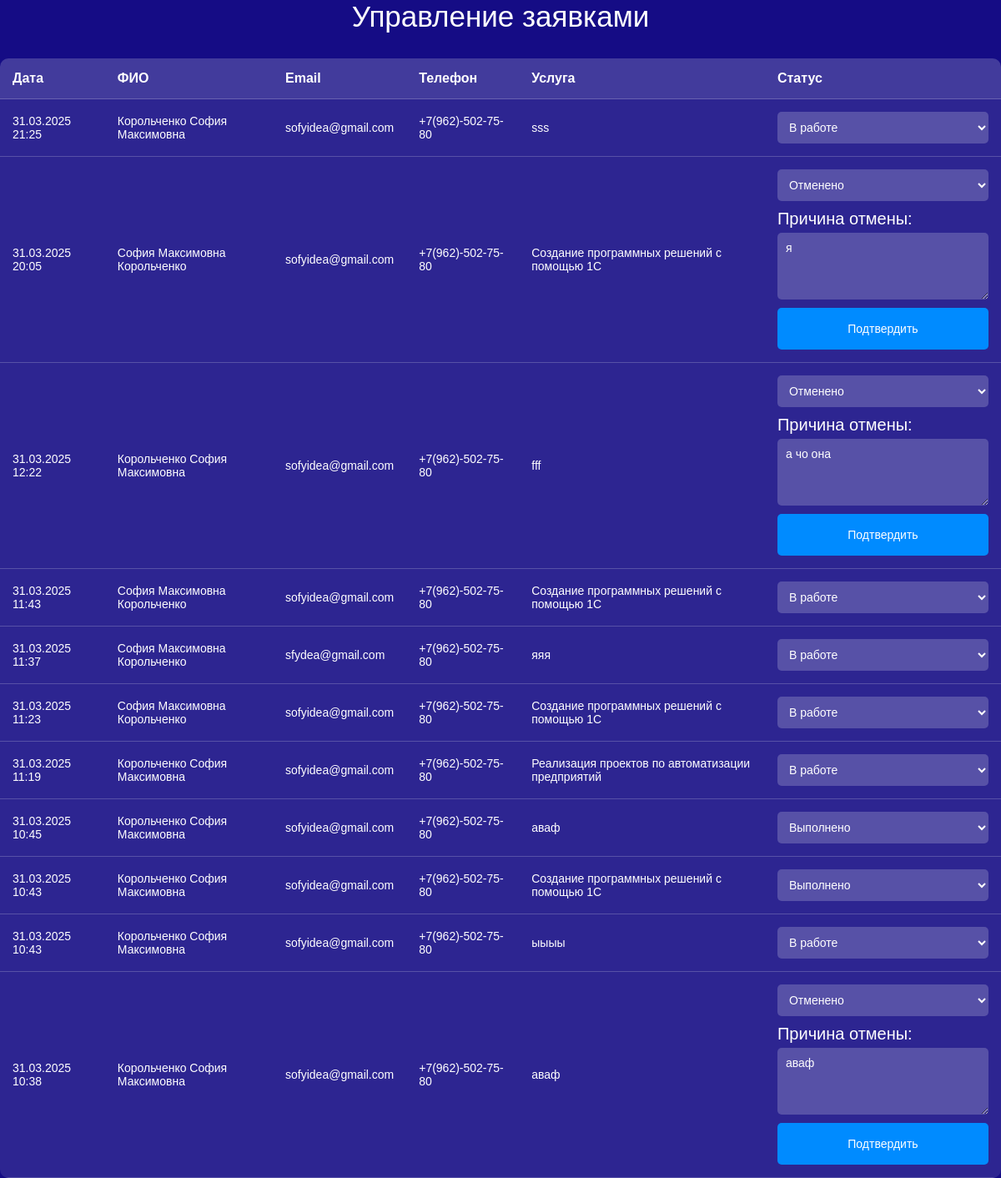
The page /admin-panel/dashboard/ (signed in) on the database its author committed.
### requisitions/models.py (models this page shows, shortened)
class Requests(models.Model):
    PAYMENT_METHOD_CHOICES = [
        ('cash', 'Наличные'),
        ('card', 'Карта'),
        ('offe', 'Счёт-оферта'),
        ('trea', 'Договор'),
    ]
    STATUS_CHOICES = [
        ('in_progress', 'В работе'),
        ('completed', 'Выполнено'),
        ('cancelled', 'Отменено'),
    ]
    author = models.ForeignKey(
        User,
        on_delete=models.CASCADE,
        related_name='request_author',
        verbose_name='Автор'
    )
    email = models.EmailField(
        validators=[EmailValidator(message="Введите корректный email.")],
        verbose_name='Email'
    )
    phone = models.CharField(
        max_length=17,
        validators=[
            RegexValidator(
                regex=r'^\+7\(\d{3}\)-\d{3}-\d{2}-\d{2}$',
                message="Телефон должен быть в формате +7(XXX)-XXX-XX-XX."
            )
        ],
        verbose_name='Телефон'
    )
    service = models.ForeignKey(
        Services,
        on_delete=models.SET_NULL,
        null=True,
        blank=True,
        verbose_name='Выбор услуги'
    )
    other_service_description = models.TextField(
        blank=True,
        null=True,
        verbose_name='Описание другой услуги'
    )
    payment_method = models.CharField(
        max_length=10,
        choices=PAYMENT_METHOD_CHOICES,
        verbose_name='Способ оплаты'
    )
    status = models.CharField(
        max_length=11,
        choices=STATUS_CHOICES,
        default='in_progress',
        verbose_name='Статус заявки'
    )
    cancellation_reason = models.TextField(
    blank=True,
    null=True,
    verbose_name='Причина отмены'
)
    date = models.DateTimeField(auto_now_add=True, verbose_name='Дата создания')

### users/models.py (models this page shows, shortened)
class User(AbstractBaseUser, PermissionsMixin):
    login = models.CharField(
        max_length=50,
        unique=True,
        validators=[
            RegexValidator(
                regex=r'^[a-zA-Z0-9]+$',
                message="Логин должен содержать только латиницу и цифры."
            )
        ],
        verbose_name='Логин'
    )
    password = models.CharField(max_length=128, verbose_name='Пароль')
    full_name = models.CharField(
        max_length=100,
        validators=[
            RegexValidator(
                regex=r'^[а-яА-ЯёЁ\s]+$',
                message="ФИО должно содержать только кириллицу и пробелы."
            )
        ],
        verbose_name='ФИО'
    )
    phone = models.CharField(
        max_length=17,
        validators=[
            RegexValidator(
                regex=r'^\+7\(\d{3}\)-\d{3}-\d{2}-\d{2}$',
                message="Телефон должен быть в формате +7(XXX)-XXX-XX-XX."
            )
        ],
        verbose_name='Телефон'
    )
    email = models.EmailField(
        unique=True,
        validators=[EmailValidator(message="Введите корректный email.")],
        verbose_name='Email'
    )
    is_active = models.BooleanField(default=True, verbose_name='Активен')
    is_staff = models.BooleanField(default=False, verbose_name='Персонал')
    objects = UserManager()
    USERNAME_FIELD = 'login'
    REQUIRED_FIELDS = ['full_name', 'phone', 'email']

### services/models.py (models this page shows, shortened)
class Services(models.Model):
    title = models.CharField(max_length = 150)
    about = models.TextField()
    price = models.DecimalField(max_digits=10, decimal_places=2)

### admin_panel/views.py (the view)
# urls.py: path('dashboard/', views.admin_dashboard, name='admin_dashboard'),
@login_required
@user_passes_test(is_admin)
def admin_dashboard(request):
    requests = Requests.objects.all().select_related('author', 'service').order_by('-date')
    return render(request, 'dashboard.html', {'requests': requests})

### admin_panel/views.py (called while the page is built)
def is_admin(user):
    return user.is_authenticated and user.is_staff

### admin_panel/templates/dashboard.html (shortened to what this page needs)
{% load static %}
<!DOCTYPE html>
<html lang="en">
<head>
    <link rel="stylesheet" href="{% static 'css/base.css' %}">
</head>
<body>
    <h2>Управление заявками</h2>
    <table>
        <thead>
            <tr>
                <th>Дата</th>
                <th>ФИО</th>
                <th>Email</th>
                <th>Телефон</th>
                <th>Услуга</th>
                <th>Статус</th>
            </tr>
        </thead>
        <tbody>
            {% for req in requests %}
                <tr>
                    <td>{{ req.date|date:"d.m.Y H:i" }}</td>
                    <td>{{ req.author.full_name }}</td>
                    <td>{{ req.email }}</td>
                    <td>{{ req.phone }}</td>
                    <td>
                        {% if req.service.id == 7 %}
                            {{ req.other_service_description }}
                        {% else %}
                            {{ req.service.title }}
                        {% endif %}
                    </td>
                    <td>
                        <form method="post" action="{% url 'update_request_status' req.id %}" id="form_{{ req.id }}">
                            <div class="status-block">
                                <select name="status" class="status-select">
                                    <option value="in_progress" {% if req.status == 'in_progress' %}selected{% endif %}>В работе</option>
                                    <option value="completed" {% if req.status == 'completed' %}selected{% endif %}>Выполнено</option>
                                    <option value="cancelled" {% if req.status == 'cancelled' %}selected{% endif %}>Отменено</option>
                                </select>
                                <div class="cancellation-reason-field" style="display: none;">
                                    <label for="id_cancellation_reason">Причина отмены:</label>
                                    <textarea name="cancellation_reason" class="reason-textarea">{{ req.cancellation_reason }}</textarea>
                                </div>
                                <button type="submit" class="confirm-btn" style="display: none;">Подтвердить</button>
                            </div>
                        </form>
                    </td>
                </tr>
            {% endfor %}
        </tbody>
    </table>
</body>
</html>

### static/css/base.css (style rules this page uses)
* { margin: 0; padding: 0; box-sizing: border-box; font-family: Arial, "Helvetica Neue", Helvetica, sans-serif; color: white; font-size: 20px; font-weight: normal; transition: 0.6s; }
button { background-color: rgb(0, 139, 255); border-radius: 5px; width: 253px; height: 50px; border: solid 0px; }
body { width: 100%; max-width: 1200px; background-color: rgb(21, 12, 133); margin: 0 auto; }

### admin_panel/templates/dashboard.html (style rules this page uses)
html, body { margin: 0; padding: 0; overflow-x: hidden; max-width: 100%; }
h2 { text-align: center; font-size: 35px; margin-bottom: 30px; }
table { width: 100%; max-width: 100%; border-collapse: collapse; margin: 0 auto; background-color: rgba(255, 255, 255, 0.1); border-radius: 10px; overflow: hidden; }
th, td { padding: 15px; text-align: left; border-bottom: 1px solid rgba(255, 255, 255, 0.2); }
th { background-color: rgba(255, 255, 255, 0.1); font-size: 16px; font-weight: bold; }
td { font-size: 14px; }
.status-block { display: flex; flex-direction: column; gap: 10px; }
.status-block select option { color: black; }
.status-select { padding: 10px; font-size: 14px; border: none; border-radius: 5px; background-color: rgba(255, 255, 255, 0.2); color: white; cursor: pointer; }
.cancellation-reason-field { display: flex; flex-direction: column; gap: 5px; }
.reason-textarea { padding: 10px; font-size: 14px; border: none; border-radius: 5px; background-color: rgba(255, 255, 255, 0.2); color: white; resize: vertical; min-height: 80px; }
.confirm-btn { padding: 10px; font-size: 14px; color: white; background-color: rgb(0, 139, 255); border: none; border-radius: 5px; cursor: pointer; transition: background-color 0.3s ease; }

### rows shown on the page
Requests: date "31.03.2025 21:25", author.full_name "Корольченко София Максимовна", email "sofyidea@gmail.com", phone "+7(962)-502-75-80", other_service_description "sss", status "В работе"
Requests: date "31.03.2025 20:05", author.full_name "София Максимовна Корольченко", email "sofyidea@gmail.com", phone "+7(962)-502-75-80", service "Создание программных решений с помощью 1С", status "Отменено", cancellation_reason "я"
Requests: date "31.03.2025 12:22", author.full_name "Корольченко София Максимовна", email "sofyidea@gmail.com", phone "+7(962)-502-75-80", other_service_description "fff", status "Отменено", cancellation_reason "а чо она"
Requests: date "31.03.2025 11:43", author.full_name "София Максимовна Корольченко", email "sofyidea@gmail.com", phone "+7(962)-502-75-80", service "Создание программных решений с помощью 1С", status "В работе"
Requests: date "31.03.2025 11:37", author.full_name "София Максимовна Корольченко", email "sfydea@gmail.com", phone "+7(962)-502-75-80", other_service_description "яяя", status "В работе"
Requests: date "31.03.2025 11:23", author.full_name "София Максимовна Корольченко", email "sofyidea@gmail.com", phone "+7(962)-502-75-80", service "Создание программных решений с помощью 1С", status "В работе"
Requests: date "31.03.2025 11:19", author.full_name "Корольченко София Максимовна", email "sofyidea@gmail.com", phone "+7(962)-502-75-80", service "Реализация проектов по автоматизации предприятий", status "В работе"
Requests: date "31.03.2025 10:45", author.full_name "Корольченко София Максимовна", email "sofyidea@gmail.com", phone "+7(962)-502-75-80", other_service_description "аваф", status "Выполнено"
Requests: date "31.03.2025 10:43", author.full_name "Корольченко София Максимовна", email "sofyidea@gmail.com", phone "+7(962)-502-75-80", service "Создание программных решений с помощью 1С", status "Выполнено"
Requests: date "31.03.2025 10:43", author.full_name "Корольченко София Максимовна", email "sofyidea@gmail.com", phone "+7(962)-502-75-80", other_service_description "ыыыы", status "В работе"
Requests: date "31.03.2025 10:38", author.full_name "Корольченко София Максимовна", email "sofyidea@gmail.com", phone "+7(962)-502-75-80", other_service_description "аваф", status "Отменено", cancellation_reason "аваф"
